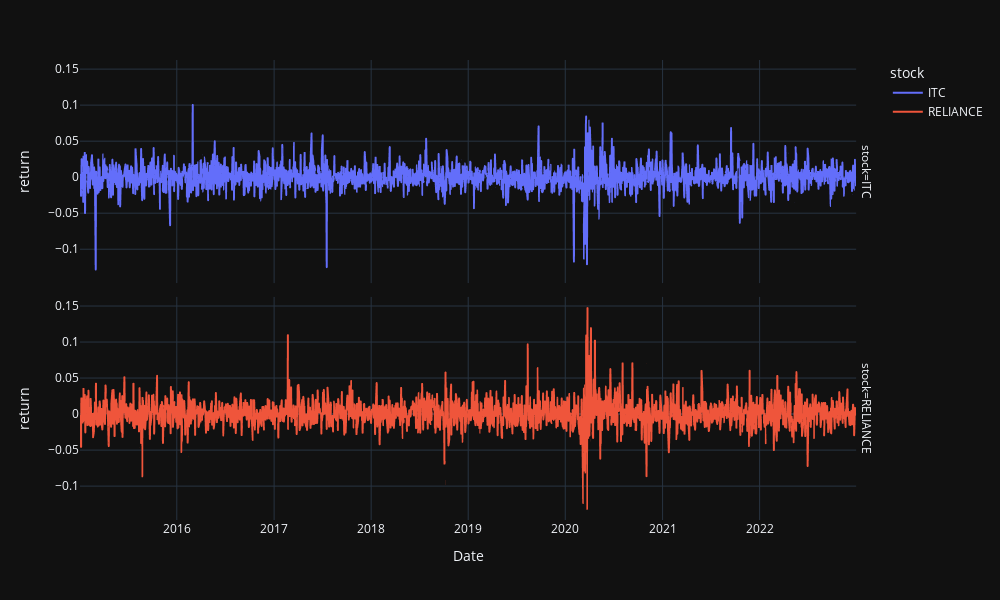

Here is the notebook cell this chart was saved with:
### Code cell
(
    df.pct_change()
    .dropna()
    .loc[:, ["ITC", "RELIANCE"]]
    .melt(var_name="stock", value_name="return", ignore_index=False)
    .assign(year=lambda ldf: ldf.index.to_series().dt.year)
    # .assign(day=lambda ldf: ldf.index.to_series().dt.day_of_year)
    .pipe(
        px.line,
        # x="day",
        y="return",
        # facet_col="year",
        facet_row="stock",
        color="stock",
    )
)

### Figure 1 — Plotly figure (JSON) as saved in the notebook; plotly's stock layout.template omitted (floating-point values rounded to 4 significant figures; data arrays with more than 128 entries replaced by an {"elided": "..."} marker saying what was removed)
{"data": [{"hovertemplate": "stock=ITC<br>Date=%{x}<br>return=%{y}<extra></extra>", "legendgroup": "ITC", "line": {"color": "#636efa", "dash": "solid"}, "marker": {"symbol": "circle"}, "mode": "lines", "name": "ITC", "showlegend": true, "type": "scattergl", "x": {"elided": "1975 str values"}, "xaxis": "x2", "y": {"elided": "1975 float values"}, "yaxis": "y2"}, {"hovertemplate": "stock=RELIANCE<br>Date=%{x}<br>return=%{y}<extra></extra>", "legendgroup": "RELIANCE", "line": {"color": "#EF553B", "dash": "solid"}, "marker": {"symbol": "circle"}, "mode": "lines", "name": "RELIANCE", "showlegend": true, "type": "scattergl", "x": {"elided": "1975 str values"}, "xaxis": "x", "y": {"elided": "1975 float values"}, "yaxis": "y"}], "layout": {"annotations": [{"font": {}, "showarrow": false, "text": "stock=RELIANCE", "textangle": 90, "x": 0.98, "xanchor": "left", "xref": "paper", "y": 0.2425, "yanchor": "middle", "yref": "paper"}, {"font": {}, "showarrow": false, "text": "stock=ITC", "textangle": 90, "x": 0.98, "xanchor": "left", "xref": "paper", "y": 0.7575, "yanchor": "middle", "yref": "paper"}], "height": 600, "legend": {"title": {"text": "stock"}, "tracegroupgap": 0}, "margin": {"t": 60}, "width": 1000, "xaxis": {"anchor": "y", "autorange": true, "domain": [0, 0.98], "range": ["2015-01-02", "2022-12-30"], "title": {"text": "Date"}, "type": "date"}, "xaxis2": {"anchor": "y2", "autorange": true, "domain": [0, 0.98], "matches": "x", "range": ["2015-01-02", "2022-12-30"], "showticklabels": false, "type": "date"}, "yaxis": {"anchor": "x", "autorange": true, "domain": [0, 0.485], "range": [-0.147, 0.1627], "title": {"text": "return"}, "type": "linear"}, "yaxis2": {"anchor": "x2", "autorange": true, "domain": [0.515, 1], "matches": "y", "range": [-0.147, 0.1627], "title": {"text": "return"}, "type": "linear"}}}
